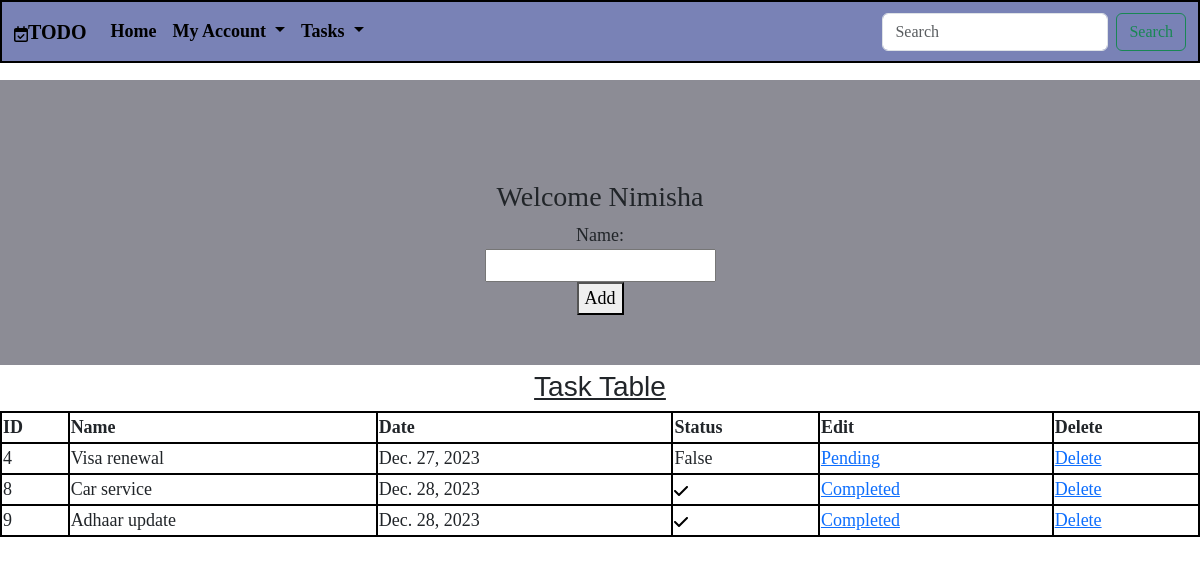
Page /index/ (signed in) on the committed database.
### Reminder/models.py (models this page shows)
class Task(models.Model):
    name=models.CharField(max_length=20)
    date=models.DateField(auto_now_add=True)#updates date time field when an instance is created
    user=models.ForeignKey(User,on_delete=models.CASCADE)
    """field name = models.ForeignKey(WASD, on_delete = OPERATION TYPE)  """
    completed=models.BooleanField(default=False)
    def __str__(self):
        return self.name

### Reminder/views.py (the view, shortened to what this page needs)
# urls.py: path("index/",Taskview.as_view(),name="task"),
@method_decorator(signin_reqd, name="dispatch")
class Taskview(View):
    def get(self, request, *args, **kwargs):
        tform = Todo()
        taskname = Task.objects.filter(user=request.user).order_by('completed')
        print(taskname)
        if "completed" in request.GET:
            filterkey = request.GET.get("completed")
            taskname = Task.objects.filter(completed=filterkey)
        return render(request, "index.html", {"tf": tform, "tn": taskname})

### Reminder/forms.py
class Todo(forms.ModelForm):
    class Meta:
        model=Task
        fields=['name']

### Reminder/views.py (called while the page is built)
def signin_reqd(fn):
    def wrapper(request, *args, **kwargs):
        if request.user.is_authenticated:
            return fn(request, *args, **kwargs)
        else:
            return redirect("login")
    return wrapper

### Reminder/templates/index.html (shortened to what this page needs)
{% extends 'base.html' %}
{% block body %}
{% load static %}
<form class="tform" action="" method="post">
    <h3>Welcome {{request.user}}</h3>
    {{tf}}
    <button type="submit">Add</button>
</form>
<h3 class="heading"><u>Task Table</u></h3>
<table class="ttable ">
    <thead>
        <td>ID</td>
        <td>Name</td>
        <td>Date</td>
        <td>Status</td>
        <td>Edit</td>
        <td>Delete</td>
    </thead>
    {% for i in tn %}
    <tr>
    <td>{{i.id}}</td>
    <td>{{i.name}}</td>
    <td>{{i.date}}</td>
    {% if i.completed == False %}
    <td>{{i.completed}}
    </td>
        {% else %}
        <td></td>
        {% endif %}
    {% if i.completed == False %}
    <td><a href="{% url 'edit' i.id %}" class="btn-outline-success">Pending</a></td>
    {% elif i.completed == True %}
    <td><a href="{% url 'edit' i.id %}" class="btn-outline-success">Completed</a></td>
    {% endif %}
    <td><a href="{% url 'delete' i.id %}" class="btn-outline-success">Delete</a></td>
{% endfor %}
</table>
{% endblock %}

### Reminder/templates/base.html (shortened to what this page needs)
{% load static %}
<!DOCTYPE html>
<html lang="en">
<head>
    <link href="https://cdn.jsdelivr.net/npm/bootstrap@5.3.2/dist/css/bootstrap.min.css" rel="stylesheet"
>
        <link rel="stylesheet" href="{% static 'css/style.css' %}">
</head>
<body>
<nav class="navbar navbar-expand-lg fixed-top">
  <div class="container-fluid">
    <a class="navbar-brand" href="#">TODO</a>
    <div class="collapse navbar-collapse" id="navbarSupportedContent">
      <ul class="navbar-nav me-auto mb-2 mb-lg-0">
        <li class="nav-item">
          <a class="nav-link active" aria-current="page" href="#">Home</a>
        </li>
        <li class="nav-item dropdown">
          <a class="nav-link active dropdown-toggle" href="#" id="navbarDropdown" role="button" data-bs-toggle="dropdown" aria-expanded="false">
            My Account
          </a>
        </li>
        <li class="nav-item dropdown">
          <a class="nav-link active dropdown-toggle" href="#" id="navbarDropdown" role="button" data-bs-toggle="dropdown" aria-expanded="false">
            Tasks
          </a>
        </li>
      </ul>
      <form class="d-flex">
        <input class="form-control me-2" type="search" placeholder="Search" aria-label="Search">
        <button class="btn btn-outline-success" type="submit">Search</button>
      </form>
    </div>
  </div>
</nav>
  {% block body %}
  {% endblock %}
</body>
</html>

### Reminder/static/css/style.css (style rules this page uses)
nav { background-color: rgb(121, 130, 182); font-weight: bold; border: 2px solid black; font-size: large; font-family: 'Times New Roman', Times, serif; }
button { width: fit-content; height: fit-content; }
.tform, .lform, .rform { background-color: rgb(140, 140, 149); font-size: large; margin-top: 80px; margin-bottom: 5px; padding-top: 100px; ; font-family: 'Times New Roman', Times, serif; place-items: center; padding-bottom: 50px; display: grid; }
.ttable { border: 2px solid black; background-color: white; font-size: large; padding-top: 100px; font-family: 'Times New Roman', Times, serif; width: 100%; }
td, th, tr, thead { border: 2px solid black; }
thead { font-weight: bold; }
.heading { align-self: center; font-family:'Franklin Gothic Medium', 'Arial Narrow', Arial, sans-serif; text-align: center; }

### rows in the picture
Task: id "4", name "Visa renewal", date "Dec. 27, 2023", completed "False", shows "Pending"
Task: id "8", name "Car service", date "Dec. 28, 2023", completed True (drawn)
Task: id "9", name "Adhaar update", date "Dec. 28, 2023", completed True (drawn)

### other values in the picture
{{ request.user }} "Nimisha"
